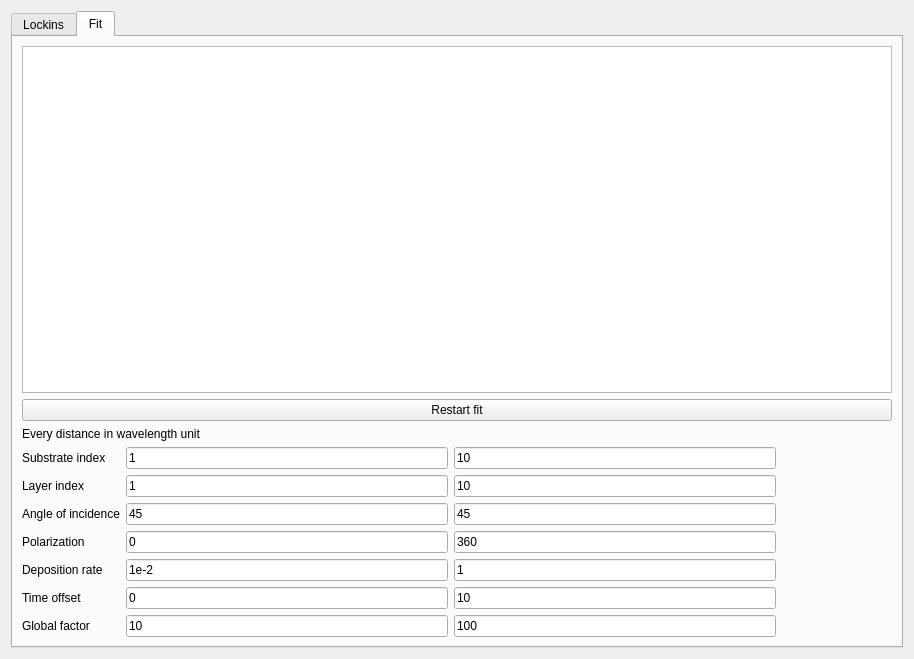
<?xml version="1.0" encoding="UTF-8"?>
<ui version="4.0">
 <class>Widget</class>
 <widget class="QWidget" name="Widget">
  <property name="geometry">
   <rect>
    <x>0</x>
    <y>0</y>
    <width>914</width>
    <height>659</height>
   </rect>
  </property>
  <property name="windowTitle">
   <string>Form</string>
  </property>
  <layout class="QVBoxLayout" name="verticalLayout">
   <item>
    <widget class="QTabWidget" name="tabWidget">
     <property name="currentIndex">
      <number>1</number>
     </property>
     <widget class="QWidget" name="tab">
      <attribute name="title">
       <string>Lockins</string>
      </attribute>
      <layout class="QHBoxLayout" name="horizontalLayout">
       <item>
        <widget class="QGroupBox" name="groupBox">
         <property name="title">
          <string>Reflexion (start it second)</string>
         </property>
         <layout class="QVBoxLayout" name="verticalLayout_3">
          <item>
           <widget class="LockinGui" name="lockin_sig" native="true"/>
          </item>
         </layout>
        </widget>
       </item>
       <item>
        <widget class="QGroupBox" name="groupBox_2">
         <property name="title">
          <string>Reference (start it first)</string>
         </property>
         <layout class="QVBoxLayout" name="verticalLayout_4">
          <item>
           <widget class="LockinGui" name="lockin_ref" native="true"/>
          </item>
         </layout>
        </widget>
       </item>
      </layout>
     </widget>
     <widget class="QWidget" name="tab_2">
      <attribute name="title">
       <string>Fit</string>
      </attribute>
      <layout class="QVBoxLayout" name="verticalLayout_5">
       <item>
        <widget class="XYView" name="graphicsView"/>
       </item>
       <item>
        <layout class="QVBoxLayout" name="verticalLayout_2">
         <item>
          <widget class="QPushButton" name="pushButton">
           <property name="text">
            <string>Restart fit</string>
           </property>
          </widget>
         </item>
         <item>
          <widget class="QLabel" name="label_2">
           <property name="sizePolicy">
            <sizepolicy hsizetype="Preferred" vsizetype="Fixed">
             <horstretch>0</horstretch>
             <verstretch>0</verstretch>
            </sizepolicy>
           </property>
           <property name="text">
            <string>&lt;html&gt;&lt;head/&gt;&lt;body&gt;&lt;p&gt;Every distance in wavelength unit&lt;/p&gt;&lt;/body&gt;&lt;/html&gt;</string>
           </property>
          </widget>
         </item>
         <item>
          <layout class="QGridLayout" name="gridLayout">
           <item row="3" column="2">
            <widget class="QLineEdit" name="lineEdit_std_polarization">
             <property name="text">
              <string>360</string>
             </property>
            </widget>
           </item>
           <item row="5" column="0">
            <widget class="QLabel" name="label_7">
             <property name="text">
              <string>Time offset</string>
             </property>
            </widget>
           </item>
           <item row="4" column="1">
            <widget class="QLineEdit" name="lineEdit_deposition_rate">
             <property name="text">
              <string>1e-2</string>
             </property>
            </widget>
           </item>
           <item row="0" column="0">
            <widget class="QLabel" name="label">
             <property name="text">
              <string>Substrate index</string>
             </property>
            </widget>
           </item>
           <item row="1" column="0">
            <widget class="QLabel" name="label_3">
             <property name="text">
              <string>Layer index</string>
             </property>
            </widget>
           </item>
           <item row="0" column="2">
            <widget class="QLineEdit" name="lineEdit_std_substrate_index">
             <property name="text">
              <string>10</string>
             </property>
            </widget>
           </item>
           <item row="1" column="2">
            <widget class="QLineEdit" name="lineEdit_std_layer_index">
             <property name="text">
              <string>10</string>
             </property>
            </widget>
           </item>
           <item row="4" column="2">
            <widget class="QLineEdit" name="lineEdit_std_deposition_rate">
             <property name="text">
              <string>1</string>
             </property>
            </widget>
           </item>
           <item row="3" column="0">
            <widget class="QLabel" name="label_5">
             <property name="text">
              <string>Polarization</string>
             </property>
            </widget>
           </item>
           <item row="2" column="0">
            <widget class="QLabel" name="label_4">
             <property name="text">
              <string>Angle of incidence</string>
             </property>
            </widget>
           </item>
           <item row="1" column="1">
            <widget class="QLineEdit" name="lineEdit_layer_index">
             <property name="text">
              <string>1</string>
             </property>
            </widget>
           </item>
           <item row="2" column="1">
            <widget class="QLineEdit" name="lineEdit_angle">
             <property name="text">
              <string>45</string>
             </property>
            </widget>
           </item>
           <item row="1" column="3">
            <widget class="QLabel" name="label_layer_index">
             <property name="text">
              <string>&lt;no value&gt;</string>
             </property>
            </widget>
           </item>
           <item row="3" column="3">
            <widget class="QLabel" name="label_polarization">
             <property name="text">
              <string>&lt;no value&gt;</string>
             </property>
            </widget>
           </item>
           <item row="5" column="2">
            <widget class="QLineEdit" name="lineEdit_std_time_offset">
             <property name="text">
              <string>10</string>
             </property>
            </widget>
           </item>
           <item row="5" column="3">
            <widget class="QLabel" name="label_time_offset">
             <property name="text">
              <string>&lt;no value&gt;</string>
             </property>
            </widget>
           </item>
           <item row="2" column="2">
            <widget class="QLineEdit" name="lineEdit_std_angle">
             <property name="text">
              <string>45</string>
             </property>
            </widget>
           </item>
           <item row="5" column="1">
            <widget class="QLineEdit" name="lineEdit_time_offset">
             <property name="text">
              <string>0</string>
             </property>
            </widget>
           </item>
           <item row="2" column="3">
            <widget class="QLabel" name="label_angle">
             <property name="text">
              <string>&lt;no value&gt;</string>
             </property>
            </widget>
           </item>
           <item row="3" column="1">
            <widget class="QLineEdit" name="lineEdit_polarization">
             <property name="text">
              <string>0</string>
             </property>
            </widget>
           </item>
           <item row="0" column="3">
            <widget class="QLabel" name="label_substrate_index">
             <property name="minimumSize">
              <size>
               <width>110</width>
               <height>0</height>
              </size>
             </property>
             <property name="text">
              <string>&lt;no value&gt;</string>
             </property>
            </widget>
           </item>
           <item row="4" column="0">
            <widget class="QLabel" name="label_6">
             <property name="text">
              <string>Deposition rate</string>
             </property>
            </widget>
           </item>
           <item row="4" column="3">
            <widget class="QLabel" name="label_deposition_rate">
             <property name="text">
              <string>&lt;no value&gt;</string>
             </property>
            </widget>
           </item>
           <item row="0" column="1">
            <widget class="QLineEdit" name="lineEdit_substrate_index">
             <property name="text">
              <string>1</string>
             </property>
            </widget>
           </item>
           <item row="6" column="0">
            <widget class="QLabel" name="label_8">
             <property name="text">
              <string>Global factor</string>
             </property>
            </widget>
           </item>
           <item row="6" column="1">
            <widget class="QLineEdit" name="lineEdit_global_factor">
             <property name="text">
              <string>10</string>
             </property>
            </widget>
           </item>
           <item row="6" column="2">
            <widget class="QLineEdit" name="lineEdit_std_global_factor">
             <property name="text">
              <string>100</string>
             </property>
            </widget>
           </item>
           <item row="6" column="3">
            <widget class="QLabel" name="label_global_factor">
             <property name="text">
              <string>&lt;no value&gt;</string>
             </property>
            </widget>
           </item>
          </layout>
         </item>
        </layout>
       </item>
      </layout>
     </widget>
    </widget>
   </item>
  </layout>
 </widget>
 <customwidgets>
  <customwidget>
   <class>LockinGui</class>
   <extends>QWidget</extends>
   <header>lockin2/src/lockin_gui.hh</header>
   <container>1</container>
  </customwidget>
  <customwidget>
   <class>XYView</class>
   <extends>QGraphicsView</extends>
   <header>lockin2/xygraph/xyview.hh</header>
  </customwidget>
 </customwidgets>
 <resources/>
 <connections/>
</ui>
